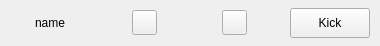
<?xml version="1.0" encoding="UTF-8"?>
<ui version="4.0">
 <class>MemberItemView</class>
 <widget class="QWidget" name="MemberItemView">
  <property name="geometry">
   <rect>
    <x>0</x>
    <y>0</y>
    <width>380</width>
    <height>46</height>
   </rect>
  </property>
  <property name="windowTitle">
   <string>Form</string>
  </property>
  <layout class="QHBoxLayout" name="horizontalLayout_3">
   <property name="spacing">
    <number>0</number>
   </property>
   <property name="leftMargin">
    <number>0</number>
   </property>
   <property name="topMargin">
    <number>0</number>
   </property>
   <property name="rightMargin">
    <number>0</number>
   </property>
   <property name="bottomMargin">
    <number>0</number>
   </property>
   <item>
    <widget class="QWidget" name="widget" native="true">
     <property name="minimumSize">
      <size>
       <width>280</width>
       <height>0</height>
      </size>
     </property>
     <property name="maximumSize">
      <size>
       <width>280</width>
       <height>16777215</height>
      </size>
     </property>
     <layout class="QHBoxLayout" name="horizontalLayout_2">
      <property name="spacing">
       <number>0</number>
      </property>
      <property name="leftMargin">
       <number>0</number>
      </property>
      <property name="topMargin">
       <number>0</number>
      </property>
      <property name="rightMargin">
       <number>0</number>
      </property>
      <property name="bottomMargin">
       <number>0</number>
      </property>
      <item>
       <widget class="QLabel" name="member_name_label">
        <property name="minimumSize">
         <size>
          <width>100</width>
          <height>40</height>
         </size>
        </property>
        <property name="maximumSize">
         <size>
          <width>100</width>
          <height>40</height>
         </size>
        </property>
        <property name="autoFillBackground">
         <bool>false</bool>
        </property>
        <property name="styleSheet">
         <string notr="true"/>
        </property>
        <property name="text">
         <string>name</string>
        </property>
        <property name="alignment">
         <set>Qt::AlignCenter</set>
        </property>
       </widget>
      </item>
      <item>
       <widget class="QWidget" name="mic_widget" native="true">
        <property name="minimumSize">
         <size>
          <width>90</width>
          <height>40</height>
         </size>
        </property>
        <property name="maximumSize">
         <size>
          <width>90</width>
          <height>40</height>
         </size>
        </property>
        <property name="styleSheet">
         <string notr="true"/>
        </property>
        <layout class="QHBoxLayout" name="horizontalLayout_4">
         <property name="spacing">
          <number>0</number>
         </property>
         <property name="leftMargin">
          <number>0</number>
         </property>
         <property name="topMargin">
          <number>0</number>
         </property>
         <property name="rightMargin">
          <number>0</number>
         </property>
         <property name="bottomMargin">
          <number>0</number>
         </property>
         <item>
          <widget class="QPushButton" name="mic_btn">
           <property name="sizePolicy">
            <sizepolicy hsizetype="Minimum" vsizetype="Preferred">
             <horstretch>0</horstretch>
             <verstretch>0</verstretch>
            </sizepolicy>
           </property>
           <property name="minimumSize">
            <size>
             <width>25</width>
             <height>25</height>
            </size>
           </property>
           <property name="maximumSize">
            <size>
             <width>25</width>
             <height>25</height>
            </size>
           </property>
           <property name="text">
            <string/>
           </property>
          </widget>
         </item>
        </layout>
       </widget>
      </item>
      <item>
       <spacer name="horizontalSpacer_2">
        <property name="orientation">
         <enum>Qt::Horizontal</enum>
        </property>
        <property name="sizeType">
         <enum>QSizePolicy::Fixed</enum>
        </property>
        <property name="sizeHint" stdset="0">
         <size>
          <width>0</width>
          <height>20</height>
         </size>
        </property>
       </spacer>
      </item>
      <item>
       <spacer name="horizontalSpacer_3">
        <property name="orientation">
         <enum>Qt::Horizontal</enum>
        </property>
        <property name="sizeType">
         <enum>QSizePolicy::Fixed</enum>
        </property>
        <property name="sizeHint" stdset="0">
         <size>
          <width>0</width>
          <height>20</height>
         </size>
        </property>
       </spacer>
      </item>
      <item>
       <widget class="QWidget" name="cam_widget" native="true">
        <property name="minimumSize">
         <size>
          <width>90</width>
          <height>40</height>
         </size>
        </property>
        <property name="maximumSize">
         <size>
          <width>90</width>
          <height>40</height>
         </size>
        </property>
        <property name="styleSheet">
         <string notr="true"/>
        </property>
        <layout class="QHBoxLayout" name="horizontalLayout_5">
         <property name="spacing">
          <number>0</number>
         </property>
         <property name="leftMargin">
          <number>0</number>
         </property>
         <property name="topMargin">
          <number>0</number>
         </property>
         <property name="rightMargin">
          <number>0</number>
         </property>
         <property name="bottomMargin">
          <number>0</number>
         </property>
         <item>
          <widget class="QPushButton" name="cam_btn">
           <property name="sizePolicy">
            <sizepolicy hsizetype="Minimum" vsizetype="Preferred">
             <horstretch>0</horstretch>
             <verstretch>0</verstretch>
            </sizepolicy>
           </property>
           <property name="minimumSize">
            <size>
             <width>25</width>
             <height>25</height>
            </size>
           </property>
           <property name="maximumSize">
            <size>
             <width>25</width>
             <height>25</height>
            </size>
           </property>
           <property name="text">
            <string/>
           </property>
          </widget>
         </item>
        </layout>
       </widget>
      </item>
      <item>
       <spacer name="horizontalSpacer_4">
        <property name="orientation">
         <enum>Qt::Horizontal</enum>
        </property>
        <property name="sizeType">
         <enum>QSizePolicy::Fixed</enum>
        </property>
        <property name="sizeHint" stdset="0">
         <size>
          <width>0</width>
          <height>20</height>
         </size>
        </property>
       </spacer>
      </item>
     </layout>
    </widget>
   </item>
   <item>
    <widget class="QWidget" name="control_widget" native="true">
     <property name="minimumSize">
      <size>
       <width>100</width>
       <height>0</height>
      </size>
     </property>
     <property name="maximumSize">
      <size>
       <width>100</width>
       <height>16777215</height>
      </size>
     </property>
     <layout class="QHBoxLayout" name="horizontalLayout">
      <property name="spacing">
       <number>5</number>
      </property>
      <property name="leftMargin">
       <number>10</number>
      </property>
      <property name="topMargin">
       <number>0</number>
      </property>
      <property name="rightMargin">
       <number>10</number>
      </property>
      <property name="bottomMargin">
       <number>0</number>
      </property>
      <item>
       <widget class="QPushButton" name="kick_off_btn">
        <property name="minimumSize">
         <size>
          <width>0</width>
          <height>30</height>
         </size>
        </property>
        <property name="text">
         <string>Kick</string>
        </property>
       </widget>
      </item>
     </layout>
    </widget>
   </item>
   <item>
    <spacer name="horizontalSpacer">
     <property name="orientation">
      <enum>Qt::Horizontal</enum>
     </property>
     <property name="sizeHint" stdset="0">
      <size>
       <width>1</width>
       <height>20</height>
      </size>
     </property>
    </spacer>
   </item>
  </layout>
 </widget>
 <resources/>
 <connections/>
</ui>
